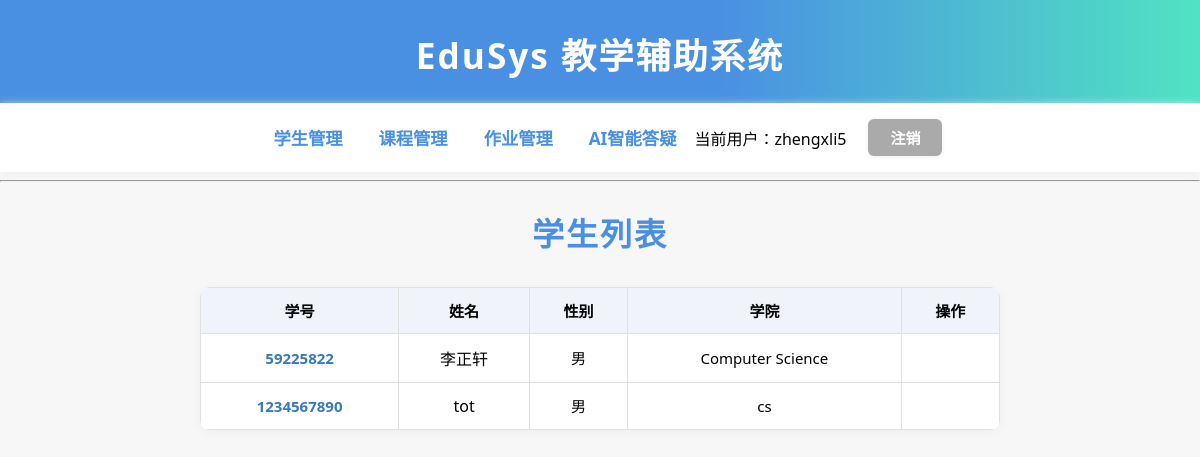
The app's page /students/ (signed in) with its own data.
### users/models.py (models this page shows, shortened)
class User(AbstractUser):
	user_id = models.CharField(max_length=20, unique=True, verbose_name='学号/工号')

### students/models.py (models this page shows, shortened)
class Student(models.Model):
	student_id = models.CharField(max_length=20, unique=True, verbose_name='学号')
	name = models.CharField(max_length=50, verbose_name='姓名')
	gender = models.CharField(max_length=10, choices=[('男', '男'), ('女', '女')], verbose_name='性别')
	college = models.CharField(max_length=100, verbose_name='学院')

### students/views.py (the view)
# urls.py: path('', views.student_list, name='student_list'),
def student_list(request):
	students = Student.objects.all()
	return render(request, 'students/student_list.html', {'students': students})

### students/templates/students/student_list.html (shortened to what this page needs)
{% extends 'base.html' %}
{% block content %}
<h2 style="text-align:center;font-size:2rem;color:#4a90e2;margin-bottom:32px;letter-spacing:2px;">学生列表</h2>
<table class="table" style="margin-top:0;">
    <thead>
        <tr>
            <th>学号</th>
            <th>姓名</th>
            <th>性别</th>
            <th>学院</th>
            <th>操作</th>
        </tr>
    </thead>
    <tbody>
    {% for student in students %}
        <tr style="background:#fff;box-shadow:0 1px 4px #eee;">
            <td style="font-weight:bold;color:#357abd;">{{ student.student_id }}</td>
            <td style="font-size:16px;">{{ student.name }}</td>
            <td>{{ student.gender }}</td>
            <td>{{ student.college }}</td>
            <td>
            </td>
        </tr>
    {% empty %}
        <tr><td colspan="5" style="color:#aaa;font-size:15px;text-align:center;padding:24px 0;">暂无学生信息</td></tr>
    {% endfor %}
    </tbody>
</table>
{% endblock %}

### students/templates/base.html (shortened to what this page needs)
<!DOCTYPE html>
<html>
<head>
</head>
<body>
    <h1>EduSys 教学辅助系统</h1>
    {% if '/users/login/' not in request.path and '/users/register/' not in request.path %}
    <nav>
        <a href="/students/">学生管理</a>
        <a href="/courses/">课程管理</a>
        <a href="/assignments/">作业管理</a>
        <a href="/agents/ai-assistant/">AI智能答疑</a>
        {% if request.user.is_authenticated %}
            <span style="margin-right:20px;">当前用户：{{ request.user.username }}</span>
            <a href="/users/logout/" class="btn-cancel">注销</a>
        {% else %}
            <a href="/users/login/">用户登录</a>
        {% endif %}
    </nav>
    {% endif %}
    <hr>
    <div style="max-width: 800px; margin: auto;">
        {% block content %}{% endblock %}
    </div>
</body>
</html>

### students/templates/base.html (style rules this page uses)
body { font-family: 'Segoe UI', Arial, sans-serif; background: #f7f7f7; margin: 0; padding: 0; }
h1 { background: linear-gradient(90deg,#4a90e2 60%,#50e3c2 100%); color: #fff; padding: 28px 0 24px 0; margin: 0; text-align:center; font-size:2.2rem; letter-spacing:2px; box-shadow:0 2px 12px #e0eafc; }
nav { background: #fff; padding: 14px 32px; box-shadow:0 2px 8px #eee; display:flex;align-items:center;justify-content:center;flex-wrap:wrap; }
nav a { margin: 0 18px; color: #4a90e2; text-decoration: none; font-weight: bold; font-size: 1.08rem; transition: color 0.2s; }
.table { width: 100%; max-width:1000px; border-collapse: collapse; background: #fff; margin: 32px auto 0 auto; box-shadow:0 2px 8px #eee; border-radius:10px; overflow:hidden; }
.table th, .table td { border: 1px solid #e0e0e0; padding: 12px; text-align: center; font-size:15px; }
.table th { background: #f0f4fa; font-weight:bold; }
.btn, .btn-edit, .btn-delete, .btn-cancel { display: inline-block; padding: 8px 22px; margin: 2px; border-radius: 6px; text-decoration: none; font-size: 15px; font-weight:bold; box-shadow:0 1px 4px #eee; border:none; transition:background 0.2s; }
.btn-cancel { background: #aaa; color: #fff; }

### records on screen
User: user.username "zhengxli5"
Student: student_id "59225822", name "李正轩", gender "男", college "Computer Science"
Student: student_id "1234567890", name "tot", gender "男", college "cs"
